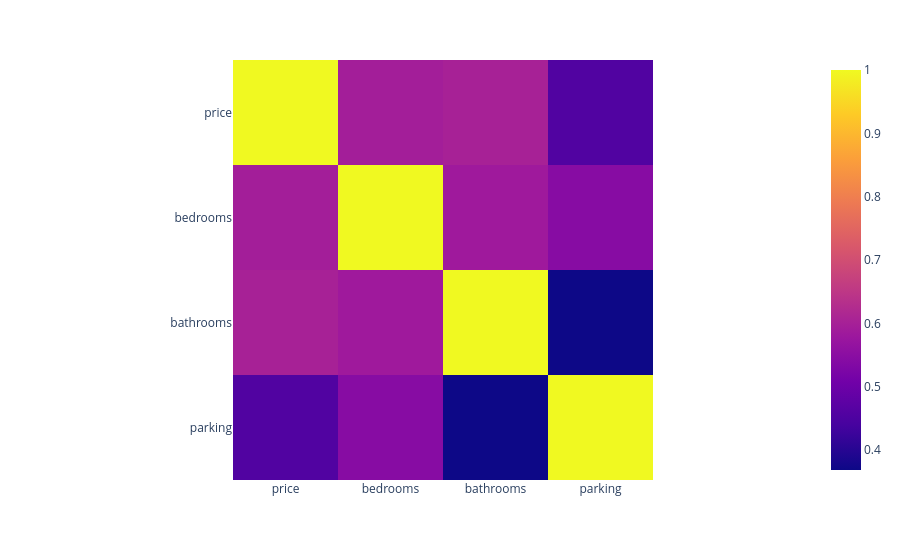

Notebook source saved alongside this figure:
### Code cell
# Create a heatmap to visualise the correlations
pc_fig = px.imshow(property_corr) 
pc_fig.show()

### Figure 1 — Plotly figure (JSON) as saved in the notebook; plotly's stock layout.template omitted (floating-point values rounded to 4 significant figures)
{"data": [{"coloraxis": "coloraxis", "hovertemplate": "x: %{x}<br>y: %{y}<br>color: %{z}<extra></extra>", "name": "0", "type": "heatmap", "x": ["price", "bedrooms", "bathrooms", "parking"], "xaxis": "x", "y": ["price", "bedrooms", "bathrooms", "parking"], "yaxis": "y", "z": [[1.0, 0.5945, 0.6017, 0.4558], [0.5945, 1.0, 0.5846, 0.5434], [0.6017, 0.5846, 1.0, 0.3687], [0.4558, 0.5434, 0.3687, 1.0]]}], "layout": {"coloraxis": {"colorscale": [[0, "#0d0887"], [0.1111, "#46039f"], [0.2222, "#7201a8"], [0.3333, "#9c179e"], [0.4444, "#bd3786"], [0.5556, "#d8576b"], [0.6667, "#ed7953"], [0.7778, "#fb9f3a"], [0.8889, "#fdca26"], [1, "#f0f921"]]}, "margin": {"t": 60}, "xaxis": {"anchor": "y", "constrain": "domain", "domain": [0, 1], "scaleanchor": "y"}, "yaxis": {"anchor": "x", "autorange": "reversed", "constrain": "domain", "domain": [0, 1]}}}
